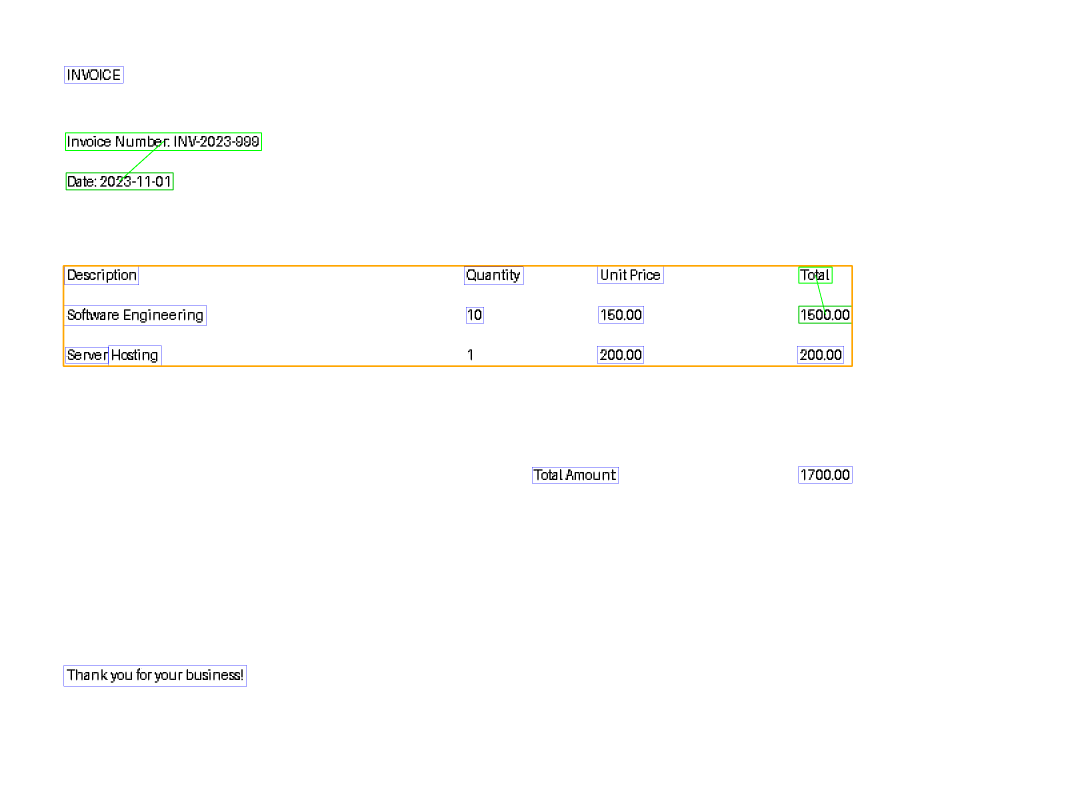
#> input picture output/visualization_sample_invoice.png, 3200 x 2400 px (shown at 1/3 size)
$ python main.py --input ../output
#> lines starting #> are read from the running program, lines starting #| are printed output that depends on the picture; after the words box and inside, x2 and y2 are one past the last pixel; in counts of white or black regions, pixels touching at a corner belong together
### src/preprocessing/image_processor.py
import cv2
import numpy as np
from PIL import Image

class ImageProcessor:
    """
    Handles image preprocessing for document understanding.
    Includes techniques to improve image quality for OCR.
    """

    def __init__(self):
        pass

    def load_image(self, image_path):
        """Loads an image using OpenCV."""
        image = cv2.imread(image_path)
#> image is the input picture: shape (2400, 3200, 3); mean B, G, R 252.4, 253, 253.1
        if image is None:
            raise ValueError(f"Could not read image at {image_path}")
        return image

    def convert_to_grayscale(self, image):
        """Converts the image to grayscale."""
        return cv2.cvtColor(image, cv2.COLOR_BGR2GRAY)

    def remove_noise(self, image):
        """Applies median blur to remove salt-and-pepper noise."""
        return cv2.medianBlur(image, 3)

    def rescale(self, image, scale_factor=2):
        """Rescales the image by a scale factor to improve OCR on small text."""
#> called with scale_factor = 2
        h, w = image.shape[:2]
#> h = 2400; w = 3200
        new_size = (int(w * scale_factor), int(h * scale_factor))
#> new_size = (6400, 4800)
        return cv2.resize(image, new_size, interpolation=cv2.INTER_CUBIC)
#> returned value: shape (4800, 6400)

    def apply_thresholding(self, image):
        """Applies Gaussian Adaptive Thresholding for better document clarity."""
        # Using adaptive thresholding instead of simple OTSU for documents with varying lighting/scanning quality
        return cv2.adaptiveThreshold(image, 255, cv2.ADAPTIVE_THRESH_GAUSSIAN_C, cv2.THRESH_BINARY, 11, 2)
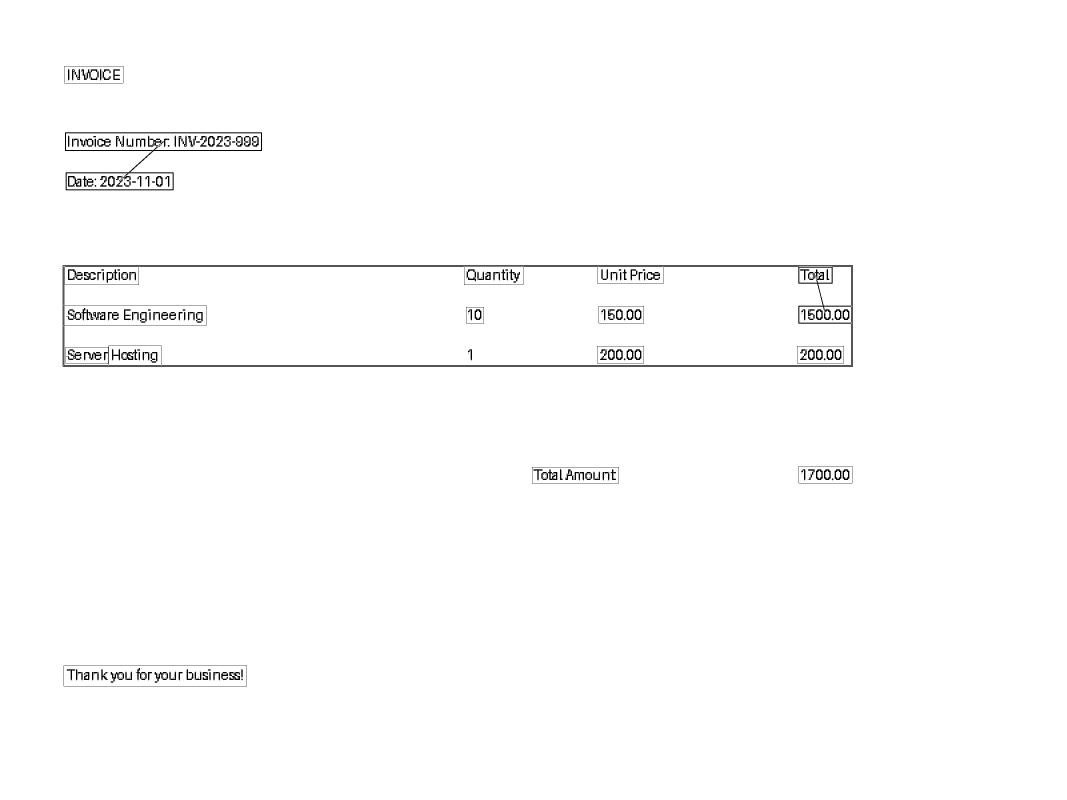
#> returned value: shape (4800, 6400) (shown at 1/6 size); 99% white; 305 black regions (88 under 20 px), largest, box (x1, y1, x2, y2) and area: (382, 1596, 5112, 2196) 48122, (376, 1590, 5118, 2202) 42736, (390, 794, 1572, 1142) 27989

    # [18 lines left out: function deskew, not called in this run]

    def preprocess_for_ocr(self, image_path, output_path=None):
        """
        Full preprocessing pipeline.
        """
        image = self.load_image(image_path)
        gray = self.convert_to_grayscale(image)
        rescaled = self.rescale(gray, scale_factor=2)
        denoised = self.remove_noise(rescaled)
        thresholded = self.apply_thresholding(denoised)

        if output_path:
            cv2.imwrite(output_path, thresholded)

        return thresholded

# [7 lines that do not run on import are left out]

### src/ocr/ocr_engine.py
import pytesseract
from PIL import Image
import json
import os

try:
    import easyocr
    import numpy as np
    EASYOCR_AVAILABLE = True
except ImportError:
    EASYOCR_AVAILABLE = False

class OCREngine:
    """
    Handles text and spatial information extraction using Tesseract or EasyOCR.
    """

    def __init__(self, tesseract_cmd=None, use_easyocr=None):
        """
        Initializes the OCR engine.
        :param tesseract_cmd: Path to the tesseract executable.
        :param use_easyocr: Force use of EasyOCR (True/False). If None, tries Tesseract first.
        """
        if tesseract_cmd:
            pytesseract.pytesseract.tesseract_cmd = tesseract_cmd

        self.use_easyocr = use_easyocr
        if self.use_easyocr is None:
            # Check if tesseract is available
            import shutil
            if not shutil.which("tesseract") and not tesseract_cmd:
                print("Tesseract not found. Falling back to EasyOCR.")
                self.use_easyocr = True
            else:
                self.use_easyocr = False

        if self.use_easyocr and EASYOCR_AVAILABLE:
            self.reader = easyocr.Reader(['en']) # Initialize for English

    # [66 lines left out: functions extract_text_with_layout, _extract_with_tesseract, _extract_with_easyocr, save_output, not called in this run]

# [7 lines that do not run on import are left out]

### src/main.py
import os
import argparse
from src.preprocessing.image_processor import ImageProcessor
from src.ocr.ocr_engine import OCREngine
from src.layout.layout_encoder import LayoutEncoder
from src.qa.qa_engine import MultimodalQAEngine
from src.visualize import visualize_results

def process_single_image(image_path, output_dir, tesseract_cmd=None, question=None):
    """
    Orchestrates the multimodal document understanding pipeline for a single image,
    and optionally answers a question based on its layout and text.
    """
    print(f"\n--- Processing: {os.path.basename(image_path)} ---")

    # 1. Image Preprocessing
    processor = ImageProcessor()
    preprocessed_path = os.path.join(output_dir, "preprocessed_" + os.path.basename(image_path))
    print("Step 1: Preprocessing image...")
    processor.preprocess_for_ocr(image_path, preprocessed_path)

    # 2. OCR & Spatial Extraction
    engine = OCREngine(tesseract_cmd=tesseract_cmd)
    print("Step 2: Extracting text and spatial data...")
    ocr_results = engine.extract_text_with_layout(preprocessed_path)

    if not ocr_results:
        print(f"Warning: No text extracted for {image_path}. Skipping layout.")
        return None

    # 3. Layout Encoding
    encoder = LayoutEncoder()
    print("Step 3: Encoding layout and grouping...")
    multimodal_representation = encoder.generate_multimodal_representation(ocr_results)

    # 4. Question Answering (if requested)
    if question:
        print("Step 4: Interpreting question and querying multimodal features...")
        qa_engine = MultimodalQAEngine()
        answer_data = qa_engine.answer_question(question, multimodal_representation)
        print("\n=== QA Results ===")
        print(f"Question: {question}")
        print(f"Answer: {answer_data['answer']}")
        print(f"Reasoning: {answer_data['reasoning']}")
        print("==================\n")

        # embed the answer inside the JSON output
        multimodal_representation['qa_session'] = {
            "question": question,
            "answer": answer_data['answer'],
            "reasoning": answer_data['reasoning'],
            "evidence_blocks": [b['id'] for b in answer_data.get('evidence', [])]
        }

    # 5. Save Output
    base_name = os.path.splitext(os.path.basename(image_path))[0]
    output_json_path = os.path.join(output_dir, base_name + "_multimodal.json")
    engine.save_output(multimodal_representation, output_json_path)

    # 6. Visualize
    print("Step 6: Generating visualization...")
    vis_output_path = os.path.join(output_dir, "visualization_" + os.path.basename(image_path))
    visualize_results(preprocessed_path, output_json_path, vis_output_path)

    print(f"--- Completed {os.path.basename(image_path)}! Output saved to: {output_json_path} ---")
    return multimodal_representation

if __name__ == "__main__":
    parser = argparse.ArgumentParser(description="Multimodal Document Understanding Pipeline")
    parser.add_argument("--input", type=str, required=True, help="Path to input document image or directory containing images")
    parser.add_argument("--output", type=str, default="output", help="Directory for output files")
    parser.add_argument("--tesseract", type=str, help="Path to tesseract executable")
    parser.add_argument("--question", type=str, help="Optional question to ask the multimodal QA engine for a document")

    args = parser.parse_args()

    if not os.path.exists(args.output):
        os.makedirs(args.output)

    if os.path.isdir(args.input):
        valid_extensions = ('.png', '.jpg', '.jpeg', '.tiff', '.bmp')
        files = [os.path.join(args.input, f) for f in os.listdir(args.input) if f.lower().endswith(valid_extensions)]
        print(f"Found {len(files)} images in directory '{args.input}'. Starting batch processing...")
        for f in files:
            base_name = os.path.splitext(os.path.basename(f))[0]
            expected_output = os.path.join(args.output, base_name + "_multimodal.json")
            if os.path.exists(expected_output) and not args.question:
                print(f"Skipping {os.path.basename(f)} - already processed. Use --question to run QA.")
                continue
            process_single_image(f, args.output, args.tesseract, args.question)
#> (the call stopped at in __init__, `self.reader = easyocr.Reader(['en'])`: easyocr is not available in this run)
        print("\nBatch processing complete!")
    elif os.path.isfile(args.input):
        process_single_image(args.input, args.output, args.tesseract, args.question)
    else:
        print(f"Error: Invalid input path '{args.input}'. Must be an image file or a directory.")

$ run again, with output/visualization_0112773c37b09547b87270583b651784_1.png copied over output/visualization_sample_invoice.png
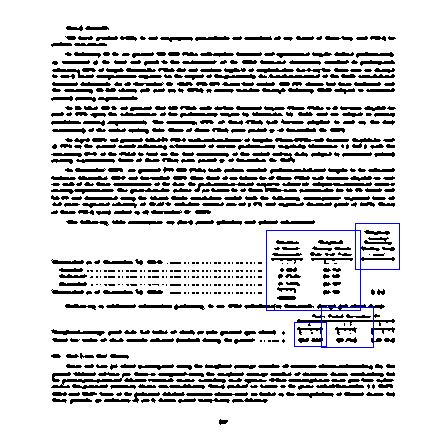
#> input picture output/visualization_0112773c37b09547b87270583b651784_1.png, 448 x 448 px
#> in load_image, image is the input picture: shape (448, 448, 3); mean B, G, R 214.6, 213.6, 213.6
#> in rescale, `return cv2.resize(image, new_size, interpolation=cv2.INTER_CUBIC)`:
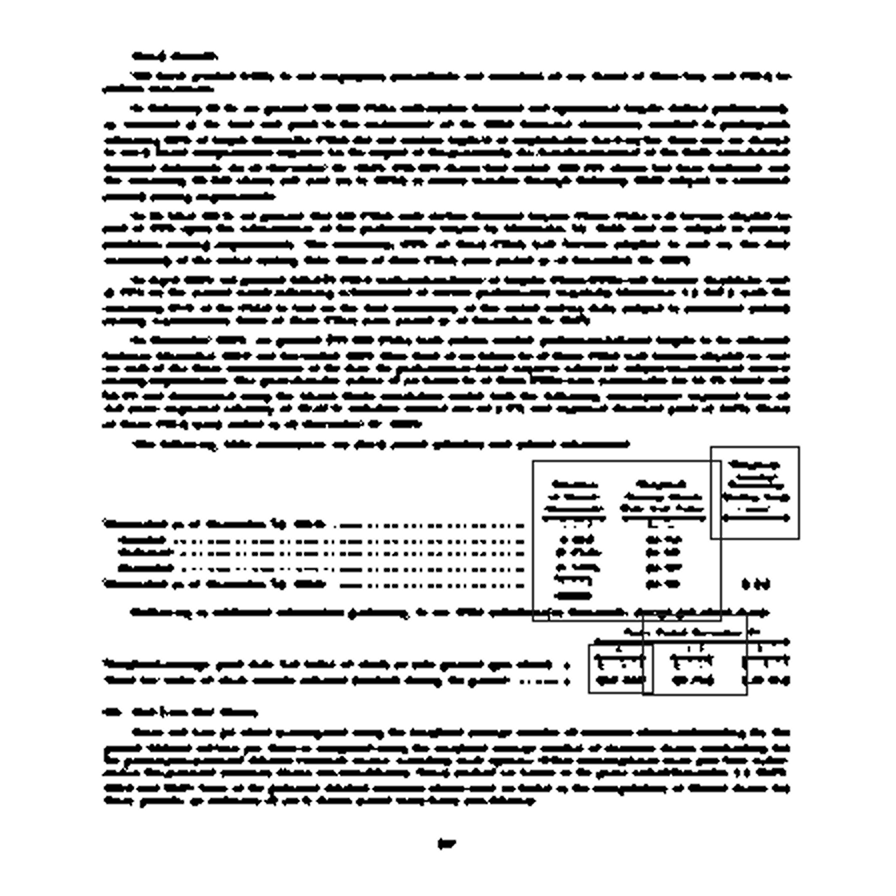
#> returned value: shape (896, 896); min 0, max 255, mean 213.2
#> in apply_thresholding, `return cv2.adaptiveThreshold(image, 255, cv2.ADAPTIVE_THRESH_GAUSSIAN_..`:
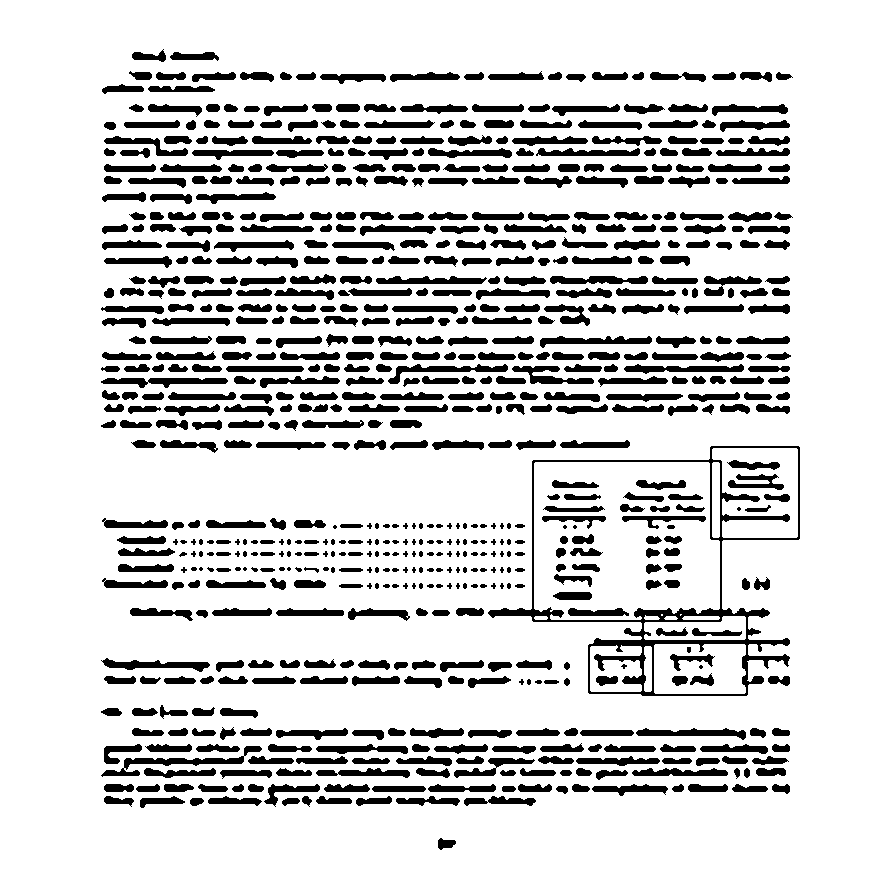
#> returned value: shape (896, 896); 83.4% white; 731 black regions (54 under 20 px), largest, box (x1, y1, x2, y2) and area: (488, 446, 800, 696) 6855, (101, 746, 262, 777) 1019, (101, 378, 228, 388) 752

$ run again, with output/visualization_01cbb28d73f2117a2bf155814a46806c_1.png copied over output/visualization_sample_invoice.png
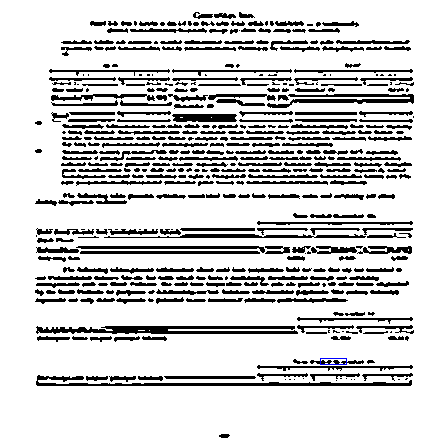
#> input picture output/visualization_01cbb28d73f2117a2bf155814a46806c_1.png, 448 x 448 px
#> in load_image, image is the input picture: shape (448, 448, 3); mean B, G, R 209.3, 209.3, 209.3
#> in rescale, `return cv2.resize(image, new_size, interpolation=cv2.INTER_CUBIC)`:
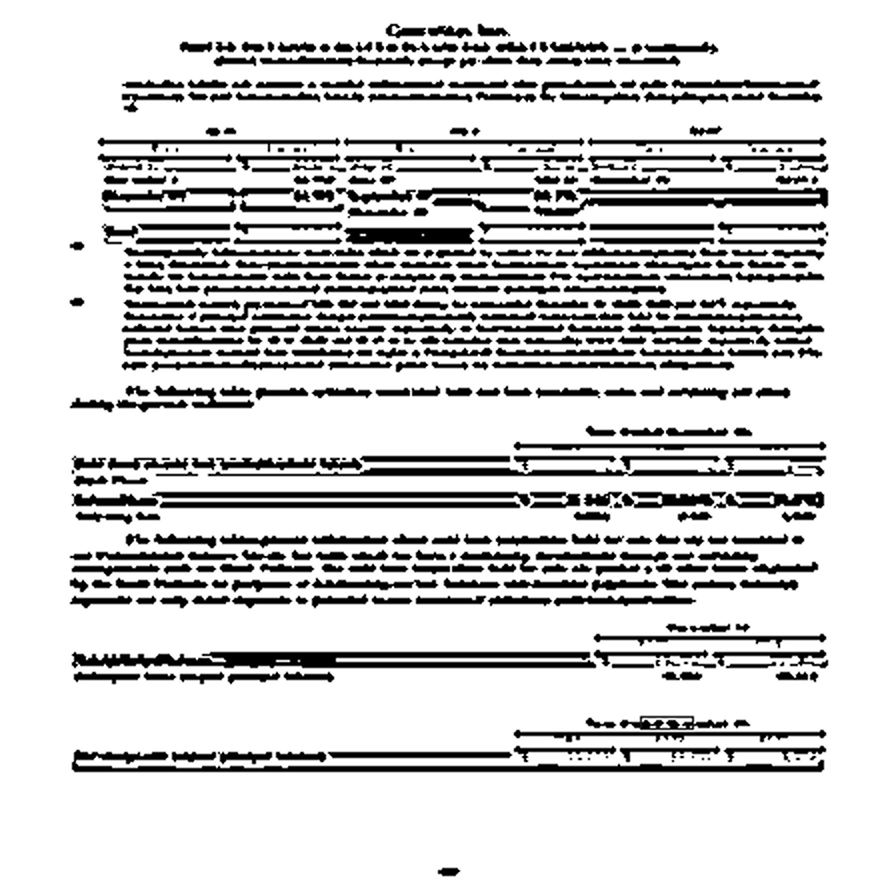
#> returned value: shape (896, 896); min 0, max 255, mean 209
#> in apply_thresholding, `return cv2.adaptiveThreshold(image, 255, cv2.ADAPTIVE_THRESH_GAUSSIAN_..`:
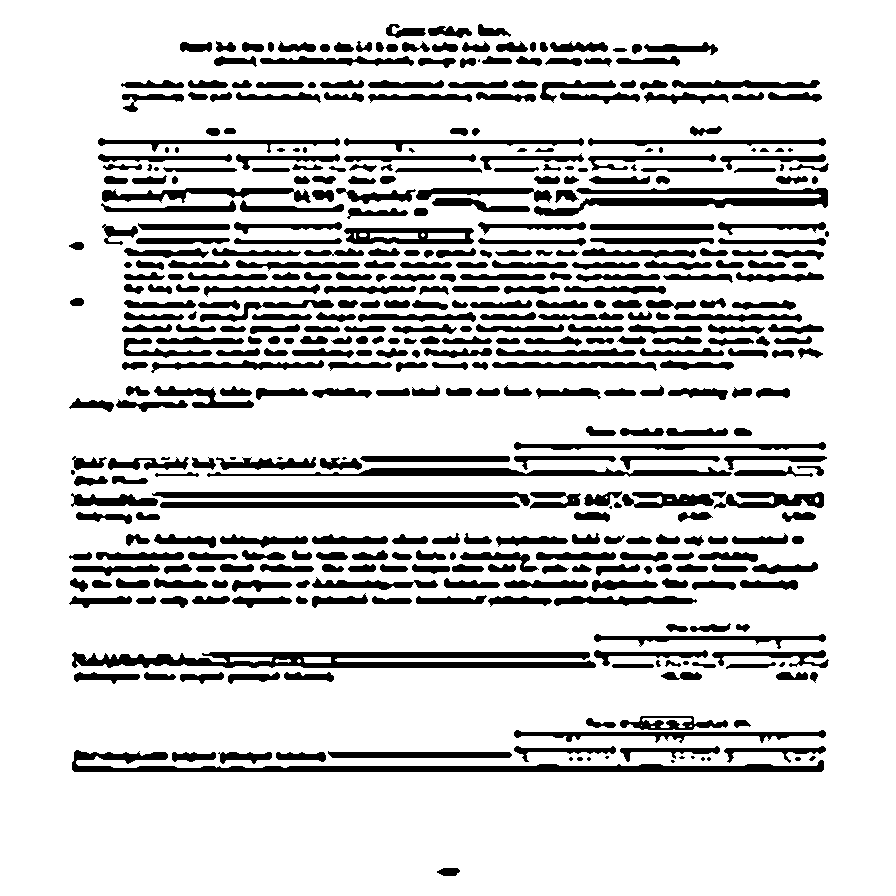
#> returned value: shape (896, 896); 82% white; 452 black regions (18 under 20 px), largest, box (x1, y1, x2, y2) and area: (72, 652, 596, 668) 5778, (72, 750, 824, 772) 5186, (534, 188, 828, 216) 3579

$ run again, with output/visualization_08d181cb5431f91d9495afa4989d0906_2.png copied over output/visualization_sample_invoice.png
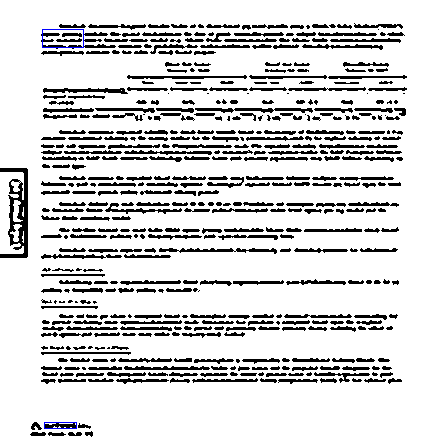
#> input picture output/visualization_08d181cb5431f91d9495afa4989d0906_2.png, 448 x 448 px
#> in load_image, image is the input picture: shape (448, 448, 3); mean B, G, R 214.2, 213.9, 213.9
#> in rescale, `return cv2.resize(image, new_size, interpolation=cv2.INTER_CUBIC)`:
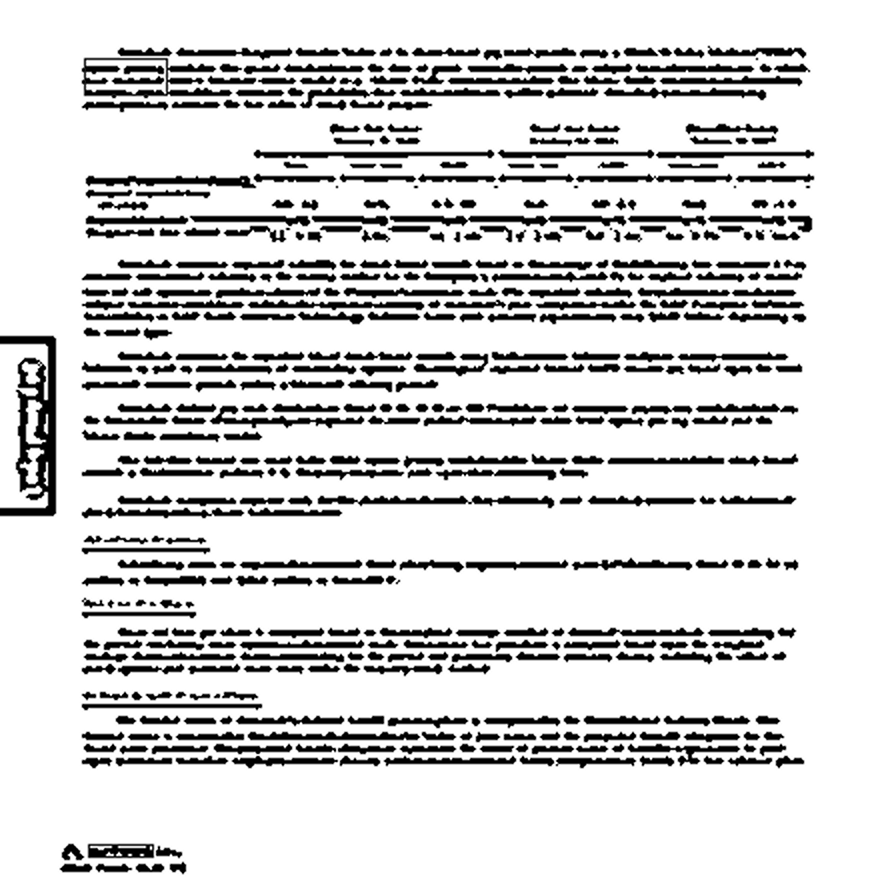
#> returned value: shape (896, 896); min 0, max 255, mean 213.7
